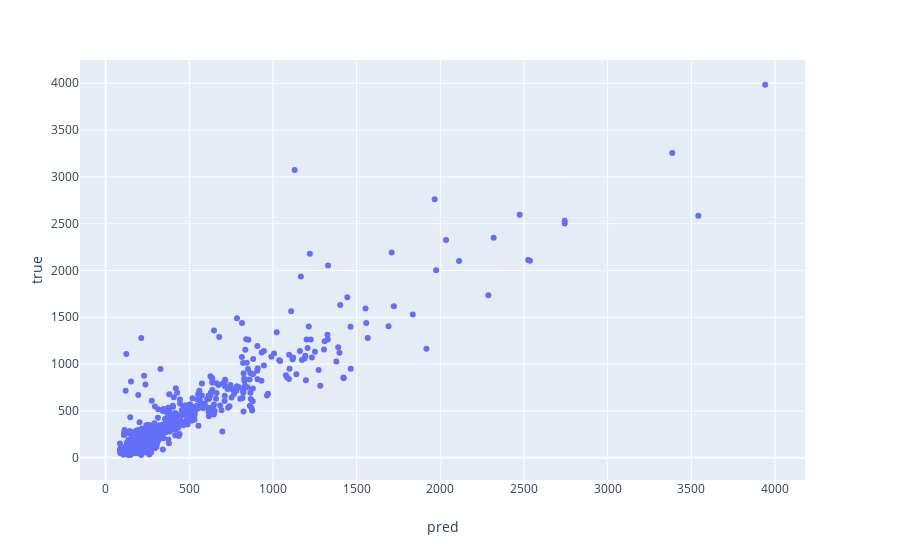

The code cell stored with this chart in its notebook:
### Code cell
fig = px.scatter(pd.DataFrame({'pred': y_pred.flatten(), 'true': y_test.flatten()}), x='pred', y='true')
fig.show()

### Figure 1 — Plotly figure (JSON) as saved in the notebook; plotly's stock layout.template omitted (floating-point values rounded to 4 significant figures; data arrays with more than 128 entries replaced by an {"elided": "..."} marker saying what was removed)
{"data": [{"hoverlabel": {"namelength": 0}, "hovertemplate": "pred=%{x}<br>true=%{y}", "legendgroup": "", "marker": {"color": "#636efa", "symbol": "circle"}, "mode": "markers", "name": "", "showlegend": false, "type": "scatter", "x": {"elided": "600 float values"}, "xaxis": "x", "y": {"elided": "600 float values"}, "yaxis": "y"}], "layout": {"autosize": true, "legend": {"tracegroupgap": 0}, "margin": {"t": 60}, "xaxis": {"anchor": "y", "autorange": true, "domain": [0, 0.98], "range": [-144.2, 4172.0], "title": {"text": "pred"}, "type": "linear"}, "yaxis": {"anchor": "x", "autorange": true, "domain": [0, 1], "range": [-254.7, 4265.0], "title": {"text": "true"}, "type": "linear"}}}
